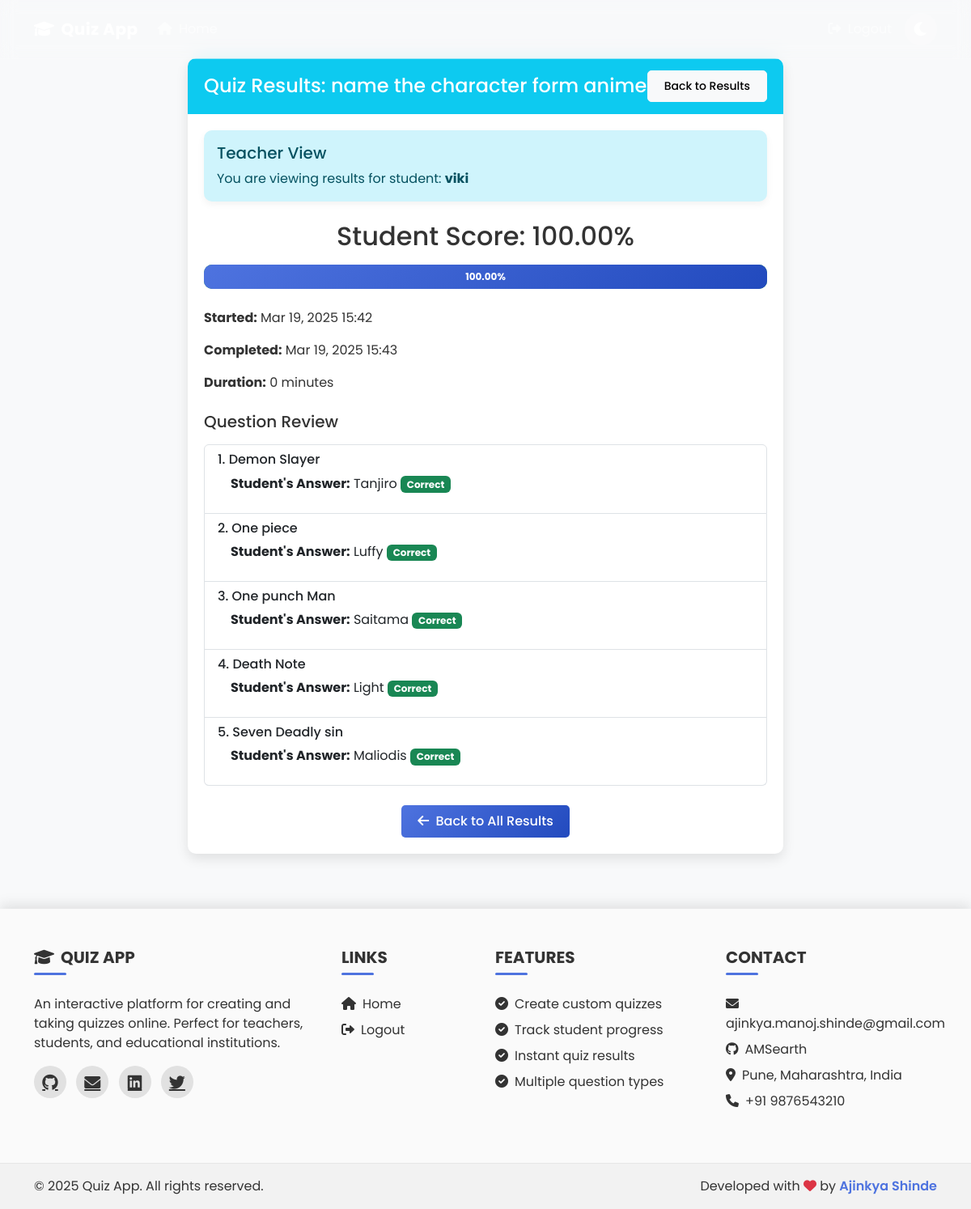
/view-student-result/2/ (signed in), run on the app's committed database.
### quiz_app/models.py (models this page shows, shortened)
class QuizAttempt(models.Model):
    quiz = models.ForeignKey(Quiz, on_delete=models.CASCADE, related_name='attempts')
    student = models.ForeignKey(User, on_delete=models.CASCADE, related_name='quiz_attempts')
    start_time = models.DateTimeField(auto_now_add=True)
    end_time = models.DateTimeField(null=True, blank=True)
    score = models.FloatField(null=True, blank=True)

class Quiz(models.Model):
    title = models.CharField(max_length=200)
    description = models.TextField()
    created_by = models.ForeignKey(User, on_delete=models.CASCADE, related_name='created_quizzes')
    created_at = models.DateTimeField(auto_now_add=True)
    time_limit = models.IntegerField(help_text="Time limit in minutes", default=30)
    is_published = models.BooleanField(default=False)

class Answer(models.Model):
    attempt = models.ForeignKey(QuizAttempt, on_delete=models.CASCADE, related_name='answers')
    question = models.ForeignKey(Question, on_delete=models.CASCADE)
    selected_choice = models.ForeignKey(Choice, on_delete=models.CASCADE, null=True, blank=True)

class Question(models.Model):
    quiz = models.ForeignKey(Quiz, on_delete=models.CASCADE, related_name='questions')
    text = models.TextField()

class Choice(models.Model):
    question = models.ForeignKey(Question, on_delete=models.CASCADE, related_name='choices')
    text = models.CharField(max_length=200)
    is_correct = models.BooleanField(default=False)

### quiz_app/views.py (the view)
# urls.py: path('view-student-result/<int:attempt_id>/', views.view_student_result, name='view_student_result'),
@login_required
def view_student_result(request, attempt_id):
    try:
        user_profile = UserProfile.objects.get(user=request.user)
        if user_profile.user_type != 'teacher':
            messages.error(request, "You don't have permission to access this page.")
            return redirect('home')
    except UserProfile.DoesNotExist:
        messages.error(request, "User profile not found.")
        return redirect('home')
    attempt = get_object_or_404(QuizAttempt, id=attempt_id)
    if attempt.quiz.created_by != request.user:
        messages.error(request, "You don't have permission to view this result.")
        return redirect('student_results')
    answers = Answer.objects.filter(attempt=attempt).order_by('question__id')
    context = {
        'attempt': attempt,
        'answers': answers,
        'is_teacher_view': True,
    }
    return render(request, 'quiz_result.html', context)

### templates/quiz_result.html (shortened to what this page needs)
{% extends 'base.html' %}
{% block content %}
<div class="row justify-content-center">
    <div class="col-md-8">
        <div class="card">
            <div class="card-header bg-info text-white d-flex justify-content-between align-items-center">
                <h4 class="mb-0">Quiz Results: {{ attempt.quiz.title }}</h4>
                {% if is_teacher_view %}
                    <a href="{% url 'student_results' %}" class="btn btn-light btn-sm">Back to Results</a>
                {% else %}
                    <a href="{% url 'student_dashboard' %}" class="btn btn-light btn-sm">Back to Dashboard</a>
                {% endif %}
            </div>
            <div class="card-body">
                {% if is_teacher_view %}
                    <div class="alert alert-info mb-4">
                        <h5 class="alert-heading">Teacher View</h5>
                        <p class="mb-0">You are viewing results for student: <strong>{{ attempt.student.username }}</strong></p>
                    </div>
                {% endif %}
                <div class="text-center mb-4">
                    <h2>{% if is_teacher_view %}Student{% else %}Your{% endif %} Score: {{ attempt.score|floatformat:2 }}%</h2>
                    <div class="progress mt-3" style="height: 30px;">
                        <div class="progress-bar {% if attempt.score >= 70 %}bg-success{% elif attempt.score >= 50 %}bg-warning{% else %}bg-danger{% endif %}"
                             role="progressbar"
                             style="width: {{ attempt.score }}%;"
                             aria-valuenow="{{ attempt.score }}"
                             aria-valuemin="0"
                             aria-valuemax="100">
                            {{ attempt.score|floatformat:2 }}%
                        </div>
                    </div>
                </div>
                <div class="mb-3">
                    <p><strong>Started:</strong> {{ attempt.start_time|date:"M d, Y H:i" }}</p>
                    <p><strong>Completed:</strong> {{ attempt.end_time|date:"M d, Y H:i" }}</p>
                    <p><strong>Duration:</strong> {{ attempt.end_time|timeuntil:attempt.start_time }}</p>
                </div>
                <h5 class="mt-4 mb-3">Question Review</h5>
                <div class="list-group">
                    {% for answer in answers %}
                        <div class="list-group-item">
                            <h6 class="mb-2">{{ forloop.counter }}. {{ answer.question.text }}</h6>
                            <div class="ms-3">
                                <p><strong>{% if is_teacher_view %}Student's{% else %}Your{% endif %} Answer:</strong>
                                    {% if answer.selected_choice %}
                                        {{ answer.selected_choice.text }}
                                        {% if answer.selected_choice.is_correct %}
                                            <span class="badge bg-success">Correct</span>
                                        {% else %}
                                            <span class="badge bg-danger">Incorrect</span>
                                        {% endif %}
                                    {% else %}
                                        <span class="text-muted">No answer provided</span>
                                    {% endif %}
                                </p>
                            </div>
                        </div>
                    {% endfor %}
                </div>
                {% if is_teacher_view %}
                    <div class="mt-4 text-center">
                        <a href="{% url 'student_results' %}" class="btn btn-primary">
                            <i class="fas fa-arrow-left me-1"></i> Back to All Results
                        </a>
                    </div>
                {% endif %}
            </div>
        </div>
    </div>
</div>
{% endblock %}

### templates/base.html (shortened to what this page needs)
<!DOCTYPE html>
<html lang="en" data-theme="light">
<head>
    <link href="https://cdn.jsdelivr.net/npm/bootstrap@5.3.0-alpha1/dist/css/bootstrap.min.css" rel="stylesheet">
    <link rel="stylesheet" href="https://cdnjs.cloudflare.com/ajax/libs/font-awesome/6.0.0/css/all.min.css">
    {% load static %}
    <link rel="stylesheet" href="{% static 'css/style.css' %}">
</head>
<body>
    <nav class="navbar navbar-expand-lg navbar-dark fixed-top">
        <div class="container">
            <a class="navbar-brand" href="{% url 'home' %}"><i class="fas fa-graduation-cap me-2"></i>Quiz App</a>
            <div class="collapse navbar-collapse" id="navbarNav">
                <ul class="navbar-nav me-auto">
                    <li class="nav-item">
                        <a class="nav-link" href="{% url 'home' %}"><i class="fas fa-home me-1"></i> Home</a>
                    </li>
                </ul>
                <ul class="navbar-nav">
                    {% if user.is_authenticated %}
                        <li class="nav-item">
                            <a class="nav-link" href="{% url 'logout' %}"><i class="fas fa-sign-out-alt me-1"></i> Logout</a>
                        </li>
                    {% endif %}
                    <li class="nav-item ms-2 d-none d-md-block">
                        <div class="theme-toggle" id="theme-toggle" title="Toggle theme">
                            <i class="fas fa-moon"></i>
                        </div>
                    </li>
                </ul>
            </div>
        </div>
    </nav>
    <div class="container mt-4 {% if not hero_section %}pt-5{% endif %}">
        {% block content %}{% endblock %}
    </div>
    <footer class="footer mt-5">
        <div class="footer-top py-5">
            <div class="container">
                <div class="row">
                    <div class="col-lg-4 col-md-6 mb-4 mb-md-0">
                        <h5 class="text-uppercase mb-4"><i class="fas fa-graduation-cap me-2"></i>Quiz App</h5>
                        <p class="mb-3">An interactive platform for creating and taking quizzes online. Perfect for teachers, students, and educational institutions.</p>
                        <div class="social-links mt-3">
                            <a href="https://github.com/AMSearth" target="_blank" class="me-2" title="GitHub"><i class="fab fa-github fa-lg"></i></a>
                            <a href="mailto:ajinkya.manoj.shinde@gmail.com" class="me-2" title="Email"><i class="fas fa-envelope fa-lg"></i></a>
                            <a href="https://linkedin.com" target="_blank" class="me-2" title="LinkedIn"><i class="fab fa-linkedin fa-lg"></i></a>
                            <a href="https://twitter.com" target="_blank" class="me-2" title="Twitter"><i class="fab fa-twitter fa-lg"></i></a>
                        </div>
                    </div>
                    <div class="col-lg-2 col-md-6 mb-4 mb-md-0">
                        <h5 class="text-uppercase mb-4">Links</h5>
                        <ul class="list-unstyled">
                            <li class="mb-2"><a href="{% url 'home' %}" class="footer-link"><i class="fas fa-home me-2"></i>Home</a></li>
                            {% if user.is_authenticated %}
                                <li class="mb-2"><a href="{% url 'logout' %}" class="footer-link"><i class="fas fa-sign-out-alt me-2"></i>Logout</a></li>
                            {% else %}
                                <li class="mb-2"><a href="{% url 'login' %}" class="footer-link"><i class="fas fa-sign-in-alt me-2"></i>Login</a></li>
                                <li class="mb-2"><a href="{% url 'register' %}" class="footer-link"><i class="fas fa-user-plus me-2"></i>Register</a></li>
                            {% endif %}
                        </ul>
                    </div>
                    <div class="col-lg-3 col-md-6 mb-4 mb-md-0">
                        <h5 class="text-uppercase mb-4">Features</h5>
                        <ul class="list-unstyled">
                            <li class="mb-2"><i class="fas fa-check-circle me-2"></i>Create custom quizzes</li>
                            <li class="mb-2"><i class="fas fa-check-circle me-2"></i>Track student progress</li>
                            <li class="mb-2"><i class="fas fa-check-circle me-2"></i>Instant quiz results</li>
                            <li class="mb-2"><i class="fas fa-check-circle me-2"></i>Multiple question types</li>
                        </ul>
                    </div>
                    <div class="col-lg-3 col-md-6 mb-4 mb-md-0">
                        <h5 class="text-uppercase mb-4">Contact</h5>
                        <ul class="list-unstyled">
                            <li class="mb-2"><i class="fas fa-envelope me-2"></i>ajinkya.manoj.shinde@gmail.com</li>
                            <li class="mb-2"><i class="fab fa-github me-2"></i>AMSearth</li>
                            <li class="mb-2"><i class="fas fa-map-marker-alt me-2"></i>Pune, Maharashtra, India</li>
                            <li class="mb-2"><i class="fas fa-phone me-2"></i>+91 9876543210</li>
                        </ul>
                    </div>
                </div>
            </div>
        </div>
        <div class="footer-bottom py-3">
            <div class="container text-center">
                <div class="row align-items-center">
                    <div class="col-md-6 text-md-start">
                        <p class="mb-0">&copy; 2025 Quiz App. All rights reserved.</p>
                    </div>
                    <div class="col-md-6 text-md-end">
                        <p class="mb-0">Developed with <i class="fas fa-heart text-danger"></i> by <a href="https://github.com/AMSearth" target="_blank" class="developer-link">Ajinkya Shinde</a></p>
                    </div>
                </div>
            </div>
        </div>
    </footer>
</body>
</html>

### data on the page
QuizAttempt: quiz "name the character form anime", student.username "viki", score "100.00", start_time "Mar 19, 2025 15:42", end_time "Mar 19, 2025 15:43", end_time "0 minutes"
Answer: question.text "Demon Slayer", selected_choice.text "Tanjiro", shows "Correct"
Answer: question.text "One piece", selected_choice.text "Luffy", shows "Correct"
Answer: question.text "One punch Man", selected_choice.text "Saitama", shows "Correct"
Answer: question.text "Death Note", selected_choice.text "Light", shows "Correct"
Answer: question.text "Seven Deadly sin", selected_choice.text "Maliodis", shows "Correct"
